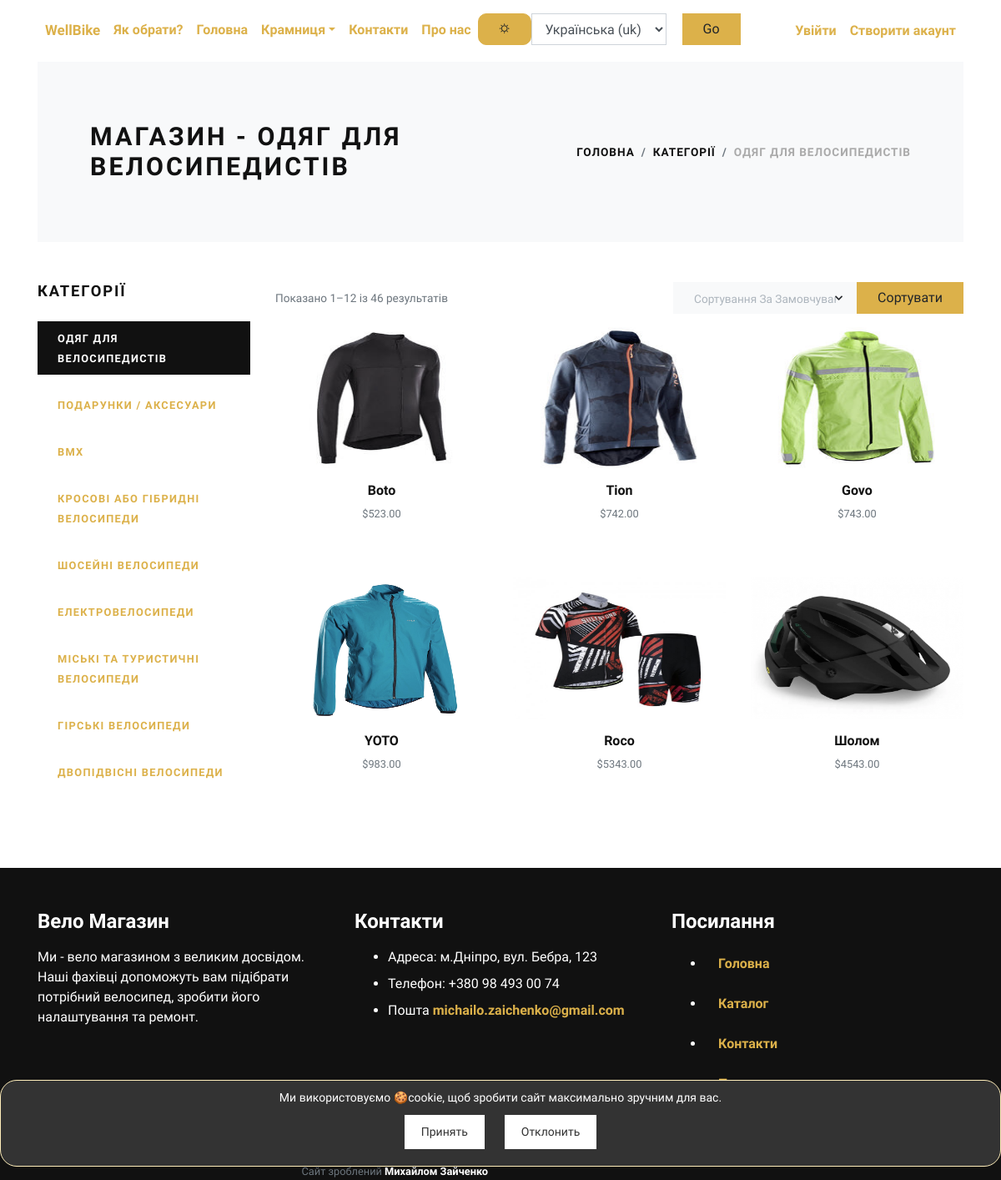
The app's page /velosipedna-odezha/ with its own data.
### store/models.py (models this page shows, shortened)
class Category(models.Model):
    title = models.CharField(max_length=50, verbose_name="Category Title")
    slug = models.SlugField(max_length=55, verbose_name="Category Slug")
    description = models.TextField(blank=True, verbose_name="Category Description")
    category_image = models.ImageField(upload_to='category', blank=True, null=True, verbose_name="Category Image")
    is_active = models.BooleanField(verbose_name="Is Active?")
    is_featured = models.BooleanField(verbose_name="Is Featured?")
    created_at = models.DateTimeField(auto_now_add=True, verbose_name="Created Date")
    updated_at = models.DateTimeField(auto_now=True, verbose_name="Updated Date")
    class Meta:
        verbose_name_plural = 'Categories'
        ordering = ('-created_at', )

class Product(models.Model):
    title = models.CharField(max_length=150, verbose_name="Product Title")
    slug = models.SlugField(max_length=160, verbose_name="Product Slug")
    sku = models.CharField(max_length=255, unique=True, verbose_name="Unique Product ID (SKU)")
    short_description = models.TextField(verbose_name="Short Description")
    detail_description = models.TextField(blank=True, null=True, verbose_name="Detail Description")
    product_image = models.ImageField(upload_to='product', blank=True, null=True, verbose_name="Product Image")
    price = models.DecimalField(max_digits=8, decimal_places=2)
    category = models.ForeignKey(Category, verbose_name="Product Categoy", on_delete=models.CASCADE)
    is_active = models.BooleanField(verbose_name="Is Active?")
    is_featured = models.BooleanField(verbose_name="Is Featured?")
    created_at = models.DateTimeField(auto_now_add=True, verbose_name="Created Date")
    updated_at = models.DateTimeField(auto_now=True, verbose_name="Updated Date")
    class Meta:
        verbose_name_plural = 'Products'
        ordering = ('-created_at', )

### store/views.py (the view)
# urls.py: path('<slug:slug>/', views.category_products, name="category-products"),
def category_products(request, slug):
    category = get_object_or_404(Category, slug=slug)
    products = Product.objects.filter(is_active=True, category=category)
    if request.method == 'POST':
        sort_order = request.POST.get('sort_order')
        if sort_order == 'price_low_to_high':
            products = products.order_by('price')
        elif sort_order == 'price_high_to_low':
            products = products.order_by('-price')
        elif sort_order == 'defalt':
            products = products.order_by('id')
    else:
        products = products.order_by('id')
    categories = Category.objects.filter(is_active=True)
    count_of_products = Product.objects.all().count()
    your_account = request.user
    context = {
        'category': category,
        'products': products,
        'categories': categories,
        'count_of_products': count_of_products,
        'your_account': your_account,
    }
    return render(request, 'store/category_products.html', context)

### store/context_preprocessors.py (called while the page is built)
def store_menu(request):
    categories = Category.objects.filter(is_active=True)
    context = {
        'categories_menu': categories,
    }
    return context

def cart_menu(request):
    if request.user.is_authenticated:
        cart_items= Cart.objects.filter(user=request.user)
        context = {
            'cart_items': cart_items,
        }
    else:
        context = {}
    return context

### store/templates/store/category_products.html (shortened to what this page needs)
{% extends 'base.html' %}
{% load static %}
{% block head %}
    <link href="{% static 'css/sorting.css' %}" rel="stylesheet" type="text/css">
{% endblock %}
{% block content %}
    <div class="container">
        <section class="py-5 bg-light">
            <div class="container">
                <div class="row px-4 px-lg-5 py-lg-4 align-items-center">
                    <div class="col-lg-6">
                        <h1 class="h2 text-uppercase mb-0 text-dark">Магазин - {{ category.title }}</h1>
                    </div>
                    <div class="col-lg-6 text-lg-right">
                        <nav aria-label="breadcrumb">
                            <ol class="breadcrumb justify-content-lg-end mb-0 px-0">
                                <li class="breadcrumb-item"><a href="{% url 'store:home' %}">Головна</a></li>
                                <li class="breadcrumb-item"><a href="{% url 'store:all-categories' %}">Категорії</a>
                                </li>
                                <li class="breadcrumb-item active" aria-current="page">{{ category.title }}</li>
                            </ol>
                        </nav>
                    </div>
                </div>
            </div>
        </section>
        <section class="py-5">
            <div class="container p-0">
                <div class="row">
                    <div class="col-lg-3 order-2 order-lg-1">
                        <h5 class="text-uppercase mb-4">Категорії</h5>
                        {% if categories %}
                            {% for cat in categories %}
                                <a href="{% url 'store:category-products' cat.slug %}">
                                    <div class="py-2 px-4 {% if category == cat %}bg-dark text-white {% endif %} mb-3">
                                        <strong class="small text-uppercase font-weight-bold">{{ cat.title }}</strong>
                                    </div>
                                </a>
                            {% endfor %}
                        {% endif %}
                    </div>
                    <div class="col-lg-9 order-1 order-lg-2 mb-5 mb-lg-0">
                        <div class="row mb-3 align-items-center">
                            <div class="col-lg-6 mb-2 mb-lg-0">
                                <p class="text-small text-muted mb-0">Показано 1–12 із {{ count_of_products }}
                                    результатів</p>
                            </div>
                            <div class="col-lg-6">
                                <ul class="list-inline d-flex align-items-center justify-content-lg-end mb-0">
                                    <li class="list-inline-item">
                                        <form method="post" class="d-flex align-items-center">
                                            <button type="submit" class="btn btn-primary">Сортувати</button>
                                        </form>
                                    </li>
                                </ul>
                            </div>
                        </div>
                        <div class="row">
                            {% if products %}
                                {% for product in products %}
                                    <div class="col-lg-4 col-sm-6" style="height: 300px">
                                        <div class="product text-center">
                                            <div class="mb-3 position-relative">
                                                <a class="d-block" style="max-height: 170px; margin-bottom: 5px;" href=
                                                        "{% url 'store:product-detail' product.slug %}">
                                                    {% if product.product_image %}
                                                        <img class="img-fluid w-100"
                                                             style="max-height: 170px; margin-bottom: 5px;"
                                                             src="{{ product.product_image.url }}"
                                                             alt="{{ product.title }}">
                                                    {% else %}
                                                        <img class="img-fluid w-100"
                                                             style="max-height: 170px; margin-bottom: 5px;"
                                                             src="{% static 'img/not_img.png' %}"
                                                             alt="{{ product.title }}">
                                                    {% endif %}
                                                </a>
                                            </div>
                                            <h6><a class="reset-anchor"
                                                   href="{% url 'store:product-detail' product.slug %}">{{ product.title }}</a>
                                            </h6>
                                            <p class="small text-muted">${{ product.price }}</p>
                                        </div>
                                    </div>
                                {% endfor %}
                            {% endif %}
                        </div>
                    </div>
                </div>
            </div>
        </section>
    </div>
{% endblock content %}

### static/css/style.gold.css (style rules this page uses)
.text-small { font-size: 0.85rem !important; }
strong { font-weight: 700; }
.product img { -webkit-filter: grayscale(40%); filter: grayscale(40%); transition: all 0.3s; }
.text-uppercase { text-transform: uppercase; letter-spacing: 0.1em; }
.reset-anchor { color: inherit; transition: all 0.3s; }
.btn { font-weight: 400; border: 1px solid transparent; font-family: inherit; padding: 0.375rem 1.5rem; font-size: 1rem; line-height: 1.5; border-radius: 0; transition: color 0.15s ease-in-out, background-color 0.15s ease-in-out, border-color 0.15s ease-in-out, box-shadow 0.15s ease-in-out; }
.btn-primary { color: #212529; background-color: #dcb14a; border-color: #dcb14a; }
body { font-family: "Libre Franklin", sans-serif; font-size: 1rem; font-weight: 400; line-height: 1.5; color: #111111; background-color: #fff; }
a { color: #dcb14a; text-decoration: none; }
h1, h2, h3, h4, h5, h6, .h1, .h2, .h3, .h4, .h5, .h6 { margin-bottom: 0.5rem; font-family: inherit; font-weight: 900; line-height: 1.2; color: inherit; }
h1, .h1 { font-size: 2.2rem; }
h2, .h2 { font-size: 1.9rem; }
h5, .h5 { font-size: 1.15rem; }
h6, .h6 { font-size: 1rem; }
small, .small { font-size: 80%; font-weight: 400; }
.bg-light { background-color: #f8f9fa !important; }
.bg-dark { background-color: #111111 !important; }
.text-dark { color: #111111 !important; }
.breadcrumb-item { font-size: 0.85rem; text-transform: uppercase; letter-spacing: 0.07em; font-weight: 900; color: #111111; }
.breadcrumb-item a { color: inherit; transition: all 0.3s; }
.breadcrumb-item.active { color: #aaa; }

### static/css/sorting.css (style rules this page uses)
form { display: flex; flex-wrap: wrap; align-items: center; justify-content: space-between; }
button { margin-left: 10px; }

### static/css/header.css (style rules this page uses)
a { font-weight: bolder; }

### records on screen
Category: title "ОДЯГ ДЛЯ ВЕЛОСИПЕДИСТІВ"
Category: title "ПОДАРУНКИ / AКСЕСУАРИ"
Category: title "BMX"
Category: title "КРОСОВІ АБО ГІБРИДНІ ВЕЛОСИПЕДИ"
Category: title "ШОСЕЙНІ ВЕЛОСИПЕДИ"
Category: title "ЕЛЕКТРОВЕЛОСИПЕДИ"
Category: title "МІСЬКІ ТА ТУРИСТИЧНІ ВЕЛОСИПЕДИ"
Category: title "ГІРСЬКІ ВЕЛОСИПЕДИ"
Category: title "ДВОПІДВІСНІ ВЕЛОСИПЕДИ"
Product: product_image (picture), title "Boto", price "523.00"
Product: product_image (picture), title "Tion", price "742.00"
Product: product_image (picture), title "Govo", price "743.00"
Product: product_image (picture), title "YOTO", price "983.00"
Product: product_image (picture), title "Roco", price "5343.00"
Product: product_image (picture), title "Шолом", price "4543.00"

### other values on screen
{{ count_of_products }} "46"
form field language "Українська (uk)"
